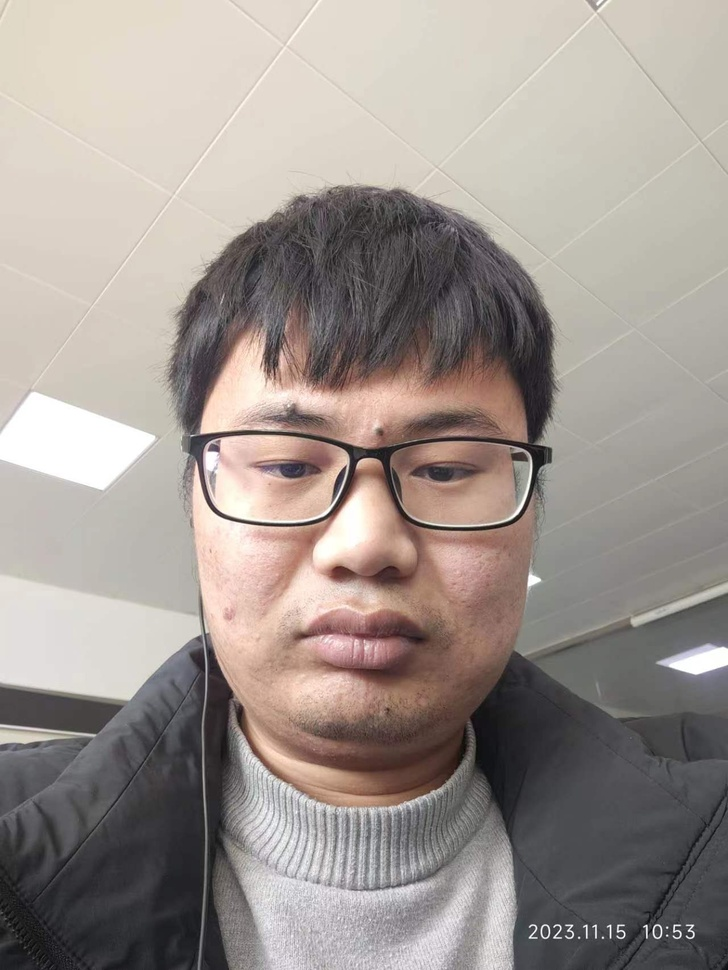
#> input picture face_database/boss.jpg, 728 x 970 px, shrunk from 1280 x 1706 before the run
$ python 'day13_mat_深浅拷贝及数据方法.py'
#> lines starting #> are read from the running program, lines starting #| are printed output that depends on the picture; after the words box and inside, x2 and y2 are one past the last pixel; in counts of white or black regions, pixels touching at a corner belong together
# mat
import cv2
import numpy as np
import copy
"""
mat(维度，行列，位深，通道),转换为ndarray对象，深浅拷贝(复制)

opencv是用Mat这种数据结构来表示图片的
c++中是用mat来保存图片，python中把mat转化成了numpy的ndarray
"mat" 对象指的是 OpenCV 中的 Mat 对象，而不是 Python 中的 ndarray 对象。
mat由header和data组成,header中记录了图片的维数，大小，数据类型等数据
OpenCV 的 Mat 对象是一种专门用于图像处理的数据结构，而 Python 的 ndarray 对象是 NumPy 库中用于表示多维数组的数据结构。
"""
# Mat属性
"""
dims:维度
rows:行数
cols:列数
depth:像素的位深
channels:通道数RBG是3
size:矩阵的大小
type:dep+dt+chs CV_8UC3(深度+数据类型+通道数 OpenCV图片_8位 无符号 三通道)
data:存放数据的内存地址
"""
# (ai)演示了如何将OpenCV中的Mat对象转换为NumPy的ndarray对象
"""
import cv2
import numpy as np

# 读取图像，得到OpenCV中的Mat对象
img_mat = cv2.imread('example.jpg')

# 将Mat对象转换为NumPy的ndarray对象
img_np = np.array(img_mat)

# 现在img_np是一个NumPy的ndarray，可以利用NumPy的功能进行处理
print("NumPy数组的形状:", img_np.shape)
print("NumPy数组的数据类型:", img_np.dtype)

"""

# 读取一张图片
img=cv2.imread('../face_database/boss.jpg')
#> img is the input picture: shape (970, 728, 3); mean B, G, R 143.7, 149.1, 158.2

# 对一个包含两个元素的元组 (2,3) 进行深拷贝，赋给 ones
ones=np.copy((2,3))
print(ones.data) # <memory at 0x000002A7DBFFB4C0> 内存地址

# 创建一个形状为 (2, 3) 的全为 1 的 NumPy 数组
ones = np.ones((2, 3))

# 元素的总个数****
print(img.size)
#| 2118480

# 数据类型****
print(img.dtype)
#| uint8

# 维度：宽，高，通道数****
print(img.shape)
#| (970, 728, 3)

# 返回图像中每个像素值的字节大小, 通常是1，因为每个像素占用1个字节
print(img.itemsize)
#| 1

# 返回数组的维度数，对于图像来说，通常是3。这是因为图像是一个三维数组，包含高度、宽度和通道数。
print(img.ndim)
#| 3

# 虚拟数组
print(img.imag)
#> (printed output is left out)

"""
因为python中图片数据已经包装成ndarray了,所以对mat的深浅拷贝，其实就是对ndarray深浅拷贝
浅拷贝就是源数据发生变化后，拷贝数据也会发生变化；深拷贝是完全复制一份
"""

# 浅拷贝
img2=img.view()

# 深拷贝
img3=img.copy()

# 给数据源img添加一个红色图块
img[10:100,10:100]=[0,0,255]
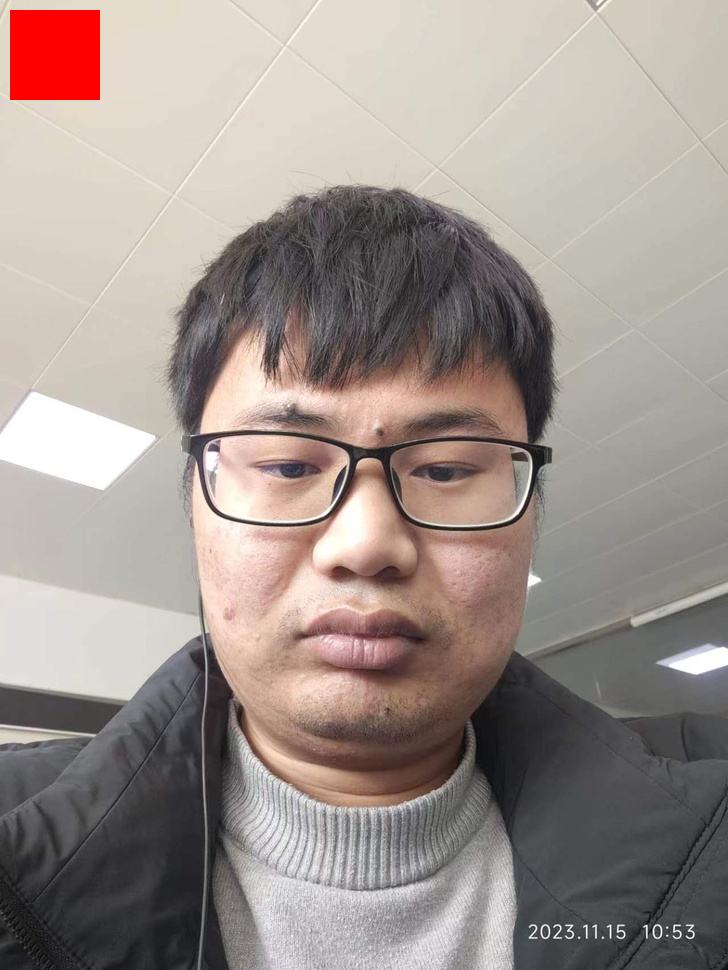
#> img: shape (970, 728, 3); 1.15% of pixels changed, all inside (x1, y1, x2, y2) = (10, 10, 100, 100)

# 横向堆叠显示
cv2.imshow('img',np.hstack((img,img2,img3)))
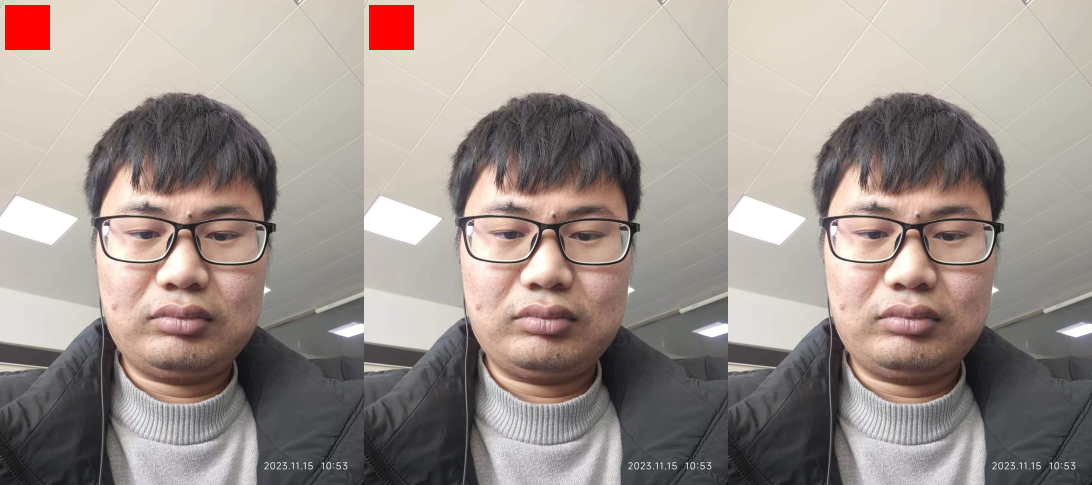
#> window 'img': shape (970, 2184, 3) (shown at 1/2 size); mean B, G, R 142.1, 147.5, 158.4

# 竖向堆叠显示
#cv2.imshow('img',np.vstack((img,img2,img3)))

cv2.waitKey(0)
cv2.destroyAllWindows()
